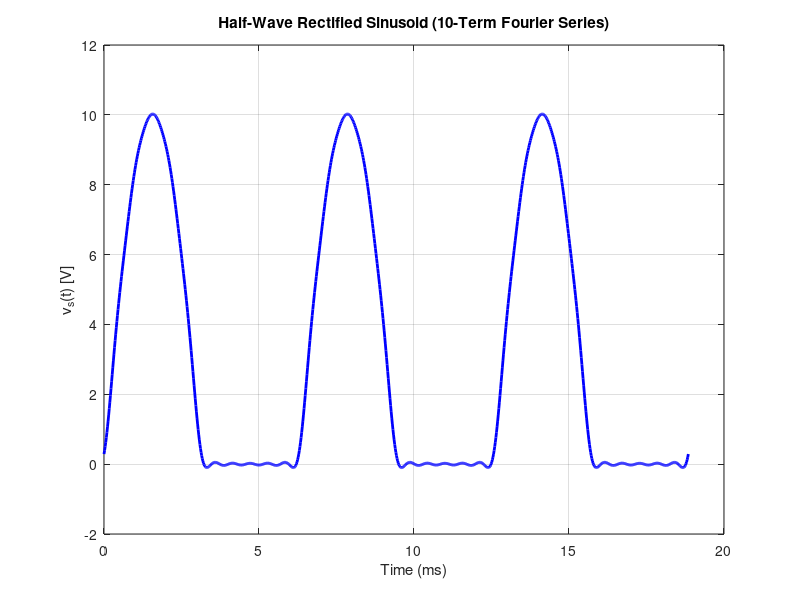

The MATLAB source for this figure:
% Parameters
A = 10;                % Amplitude in V
T = 2*pi*1e-3;         % Period in seconds (2pi ms)
f = 1 / T;             % Frequency
w = 2*pi*f;            % Angular frequency
t = linspace(0, 3*T, 1000);  % Time vector for 3 periods

% Initialize Fourier Series
vs = (A/pi) * ones(size(t)) + (A/2) * sin(w*t);  % DC + 1st sine term

% Add cosine terms for even n from 2 to 10
for n = 2:2:10
    vs = vs + (2*A / (pi*(1 - n^2))) * cos(n*w*t);
end

% Plot input signal
figure;
plot(t*1e3, vs, 'b', 'LineWidth', 2);
xlabel('Time (ms)');
ylabel('v_s(t) [V]');
title('Half-Wave Rectified Sinusoid (10-Term Fourier Series)');
grid on;
